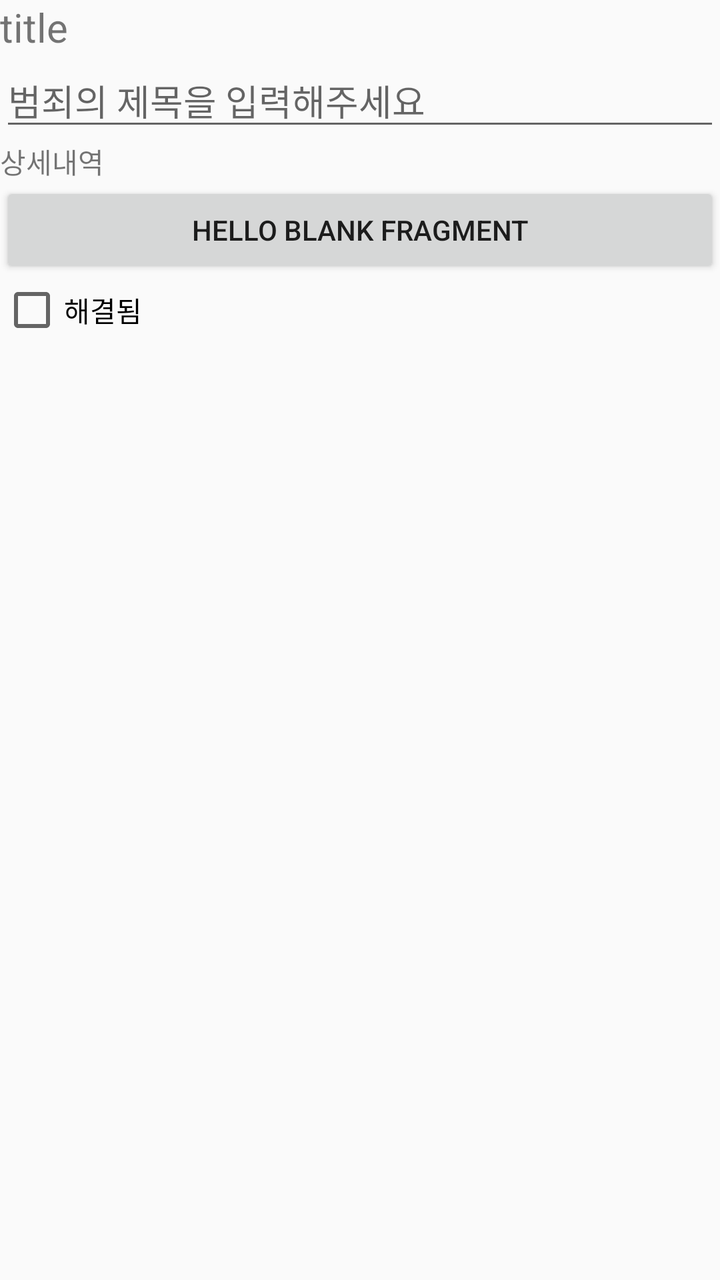
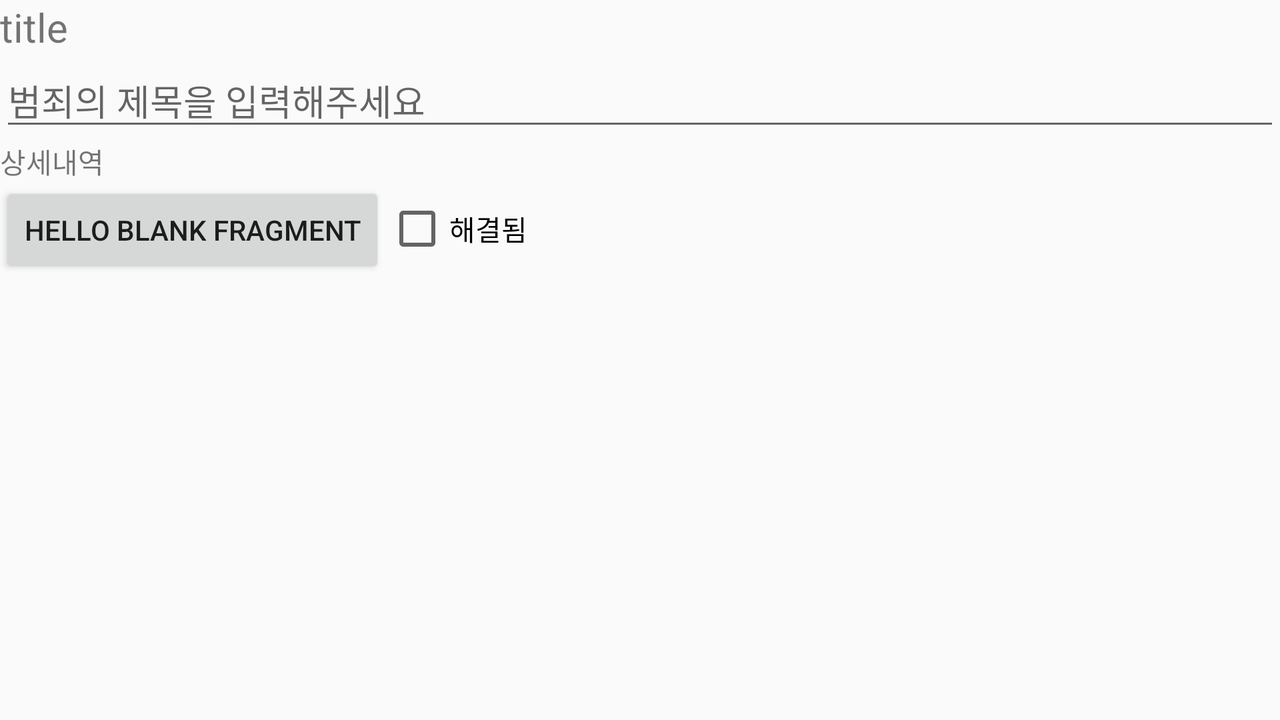

The same Android screen from two of the app's own layout files: first res/layout/ as a phone draws it, then the author's variant for another configuration, drawn on a device whose configuration selects that folder. Both files follow.
<!-- AndroidManifest.xml: application theme AppTheme -->
<!-- res/layout/fragment_crime.xml -->
<LinearLayout xmlns:android="http://schemas.android.com/apk/res/android"
    xmlns:tools="http://schemas.android.com/tools"
    android:layout_width="match_parent"
    android:layout_height="match_parent"
    android:orientation="vertical"
    tools:context="com.example.c.criminalintent.CrimeFragment">

    
    <TextView
        style="@style/BigTextStyle"
        android:layout_width="wrap_content"
        android:layout_height="wrap_content"
        android:text="@string/title" />

    <EditText
        android:hint="@string/crime_title_hint"
        android:id="@+id/crime_title"
        android:layout_width="match_parent"
        android:layout_height="wrap_content" />
    <TextView
        android:text="@string/crime_detail"
        android:layout_width="wrap_content"
        android:layout_height="wrap_content" />
    <Button
        android:id="@+id/crime_date"
        android:text="@string/hello_blank_fragment"
        android:layout_width="match_parent"
        android:layout_height="wrap_content" />
    <CheckBox
        android:id="@+id/crime_checkbox"
        android:text="@string/crime_resolve"
        android:layout_width="wrap_content"
        android:layout_height="wrap_content" />
</LinearLayout>
<!-- resources referenced by this layout -->
<resources>
  <string name="crime_detail">상세내역</string>
  <string name="crime_resolve">해결됨</string>
  <string name="crime_title_hint">범죄의 제목을 입력해주세요</string>
  <string name="hello_blank_fragment">Hello blank fragment</string>
  <string name="title">title</string>
  <style name="BigTextStyle">
          <item name="android:textSize">20dp</item>
      </style>
  <style name="AppTheme" parent="Theme.AppCompat.Light.DarkActionBar">
          
          <item name="colorPrimary">@color/colorPrimary</item>
          <item name="colorPrimaryDark">@color/colorPrimaryDark</item>
          <item name="colorAccent">@color/colorAccent</item>
      </style>
</resources>
<!-- res/layout-land/fragment_crime.xml (the author's variant of the layout above) -->
<!-- drawn on the phone turned sideways -->
<LinearLayout xmlns:android="http://schemas.android.com/apk/res/android"
              xmlns:tools="http://schemas.android.com/tools"
              android:layout_width="match_parent"
              android:layout_height="match_parent"
              android:orientation="vertical"
              tools:context="com.example.c.criminalintent.CrimeFragment">

    
    <TextView
        style="@style/BigTextStyle"
        android:layout_width="wrap_content"
        android:layout_height="wrap_content"
        android:text="@string/title" />

    <EditText
        android:hint="@string/crime_title_hint"
        android:id="@+id/crime_title"
        android:layout_width="match_parent"
        android:layout_height="wrap_content" />
    <TextView
        android:text="@string/crime_detail"
        android:layout_width="wrap_content"
        android:layout_height="wrap_content" />
    <LinearLayout
        android:layout_width="match_parent"
        android:layout_height="wrap_content"
        android:orientation="horizontal">
        <Button
            android:id="@+id/crime_date"
            android:text="@string/hello_blank_fragment"
            android:layout_width="wrap_content"
            android:layout_height="wrap_content" />
        <CheckBox
            android:id="@+id/crime_checkbox"
            android:text="@string/crime_resolve"
            android:layout_width="wrap_content"
            android:layout_height="wrap_content" />

    </LinearLayout>

</LinearLayout>
